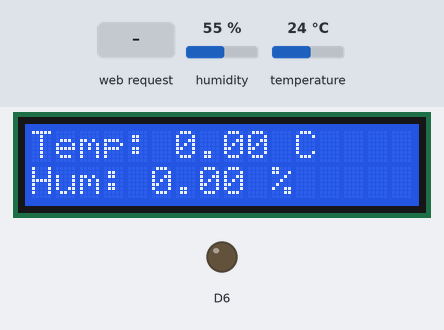
A sketch run on a simulated ESP8266 (NodeMCU). Shown: 16×2 character LCD, output pins drawn as LEDs (lit = HIGH). The test bench sets the inputs (shaded band); at power-on: humidity 55 %, temperature 24 °C. WiFi joins after 1.5 s; servers stay silent unless stated; what the sketch prints to the serial monitor is not drawn.

Above: at 2.7 s.
2.8 s: HTTP request GET /on received
At 4.3 s:
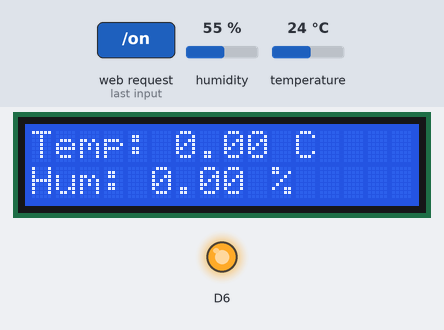
5.1 s: HTTP request GET / received
At 6.2 s:
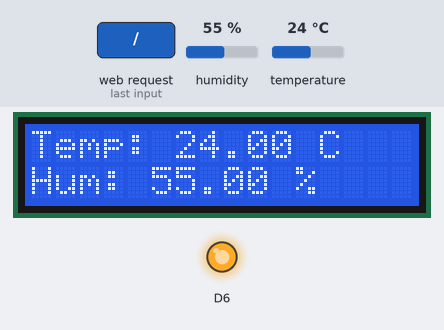
Timing chart, 0 to 8.1 s (numbered marks = the images above; inputs shaded):
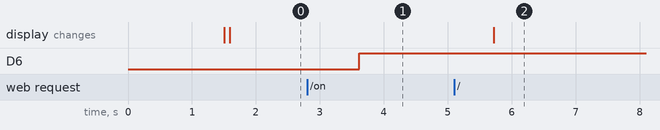

Measured:
- after the input at 2.8 s, D6: LOW → HIGH after 0.82 s
- after the input at 5.1 s, the display: changes after 0.62 s (image 2)

The sketch:

iot_W5.ino
```cpp
#include <ESP8266WiFi.h>
#include <ESP8266WebServer.h>
#include <DHT.h>
#include <Wire.h>
#include <LiquidCrystal_I2C.h>

ESP8266WebServer server(80);
DHT dht(D4, DHT11);
float Temp;
float Hum;

LiquidCrystal_I2C lcd(0x27, 16, 2);

int ledState = LOW;

void init_wifi(String ssid, String password) {
  WiFi.mode(WIFI_STA);
  WiFi.begin(ssid, password);
  Serial.println("");
  while (WiFi.status() != WL_CONNECTED) {
    delay(500);
    Serial.print(".");
  }
  Serial.println("");
  Serial.print("Connected to ");
  Serial.println(ssid);
  Serial.print("IP address: ");
  Serial.println(WiFi.localIP());
}

void setup() {
  Serial.begin(115200);
  init_wifi("BANK 2.4", "tb123456");
  pinMode(D6, OUTPUT);

  dht.begin();
  lcd.begin();
  server.on("/", HTTP_GET, [&]() {
    Temp = dht.readTemperature();
    Hum = dht.readHumidity();
    String response = "<html><head><style>body{text-align:center;}</style></head><body>";
    response += "<h1>Node as Server</h1>";
    response += "<p>Temperature: <span id='temp'>" + String(Temp, 2) + "C</span><br>Humidity: <span id='hum'>" + String(Hum, 2) + "%</span></p>";
    response += "<a href='/on'><button style='background-color: blue; color: white;'>Turn On LED</button></a>";
    response += "<a href='/off'><button style='background-color: red; color: white;'>Turn Off LED</button></a>";
    response += "<script>setInterval(updateData, 1000); function updateData() { var xhttp = new XMLHttpRequest(); xhttp.onreadystatechange = function() { if (this.readyState == 4 && this.status == 200) { var data = JSON.parse(this.responseText); document.getElementById('temp').innerHTML = data.temp + 'C'; document.getElementById('hum').innerHTML = data.hum + '%'; } }; xhttp.open('GET', '/data', true); xhttp.send(); }</script>";
    response += "</body></html>";
    server.send(200, "text/html", response);
  });

  server.on("/data", HTTP_GET, []() {
    Temp = dht.readTemperature();
    Hum = dht.readHumidity();
    String data = "{\"temp\": " + String(Temp, 2) + ", \"hum\": " + String(Hum, 2) + "}";
    server.send(200, "application/json", data);
  });

  server.on("/on", HTTP_GET, []() {
    ledState = HIGH;
    digitalWrite(D6, HIGH);
    server.sendHeader("Location", "/");
    server.send(303);
  });

  server.on("/off", HTTP_GET, []() {
    ledState = LOW;
    digitalWrite(D6, LOW);
    server.sendHeader("Location", "/");
    server.send(303);
  });

  server.begin();
  Serial.println("HTTP server started");
}

void loop() {
  server.handleClient();
  lcd.clear();
  lcd.setCursor(0, 0);
  lcd.print("Temp: ");
  lcd.print(Temp);
  lcd.print(" C");
  lcd.setCursor(0, 1);
  lcd.print("Hum: ");
  lcd.print(Hum);
  lcd.print(" %");
  delay(1000);
}
```
